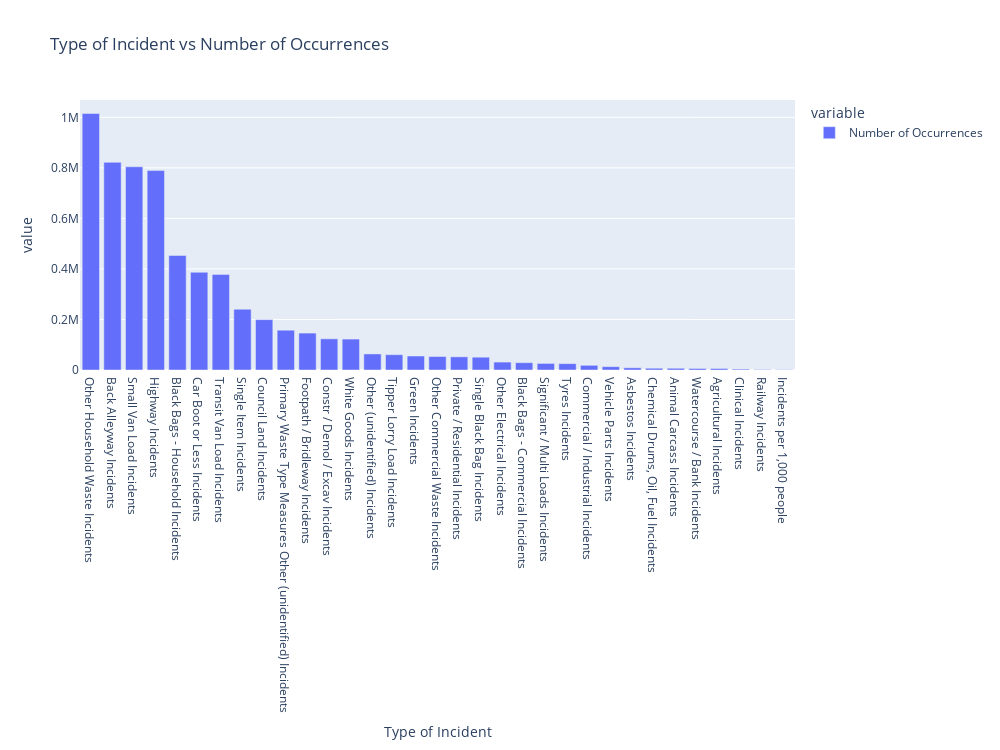

The code cell stored with this chart in its notebook:
### Markdown cell above
### Number of Incident Occurrences in the North West Region

- Household Waste Incidents are most prevalent in this region.

### Code cell
df_sum_nw_incidents_bar = generate_sum_incident_bar(get_incidents_for_region(df_incidents, region="North West"))
df_sum_nw_incidents_bar

### Figure 1 — Plotly figure (JSON) as saved in the notebook; plotly's stock layout.template omitted (floating-point values rounded to 4 significant figures)
{"data": [{"alignmentgroup": "True", "hovertemplate": "variable=Number of Occurrences<br>Type of Incident=%{x}<br>value=%{y}<extra></extra>", "legendgroup": "Number of Occurrences", "marker": {"color": "#636efa", "pattern": {"shape": ""}}, "name": "Number of Occurrences", "offsetgroup": "Number of Occurrences", "orientation": "v", "showlegend": true, "textposition": "auto", "type": "bar", "x": ["Other Household Waste Incidents", "Back Alleyway Incidents", "Small Van Load Incidents", "Highway Incidents", "Black Bags - Household Incidents", "Car Boot or Less Incidents", "Transit Van Load Incidents", "Single Item Incidents", "Council Land Incidents", "Primary Waste Type Measures Other (unidentified) Incidents", "Footpath / Bridleway Incidents", "Constr / Demol / Excav Incidents", "White Goods Incidents", "Other (unidentified) Incidents", "Tipper Lorry Load Incidents", "Green Incidents", "Other Commercial Waste Incidents", "Private / Residential Incidents", "Single Black Bag Incidents", "Other Electrical Incidents", "Black Bags - Commercial Incidents", "Significant / Multi Loads Incidents", "Tyres Incidents", "Commercial / Industrial Incidents", "Vehicle Parts Incidents", "Asbestos Incidents", "Chemical Drums, Oil, Fuel Incidents", "Animal Carcass Incidents", "Watercourse / Bank Incidents", "Agricultural Incidents", "Clinical Incidents", "Railway Incidents", "Incidents per 1,000 people"], "xaxis": "x", "y": [1015082, 821912, 804286, 789234, 452952, 386708, 378428, 240562, 199386, 157484, 146092, 123392, 122378, 63576, 60558, 55396, 53258, 52130, 50672, 31342, 28932, 26066, 25262, 18518, 13202, 8826, 6986, 6878, 6104, 6000, 3542, 1960, 1338.0], "yaxis": "y"}], "layout": {"barmode": "relative", "height": 750, "legend": {"title": {"text": "variable"}, "tracegroupgap": 0}, "title": {"text": "Type of Incident vs Number of Occurrences"}, "width": 1000, "xaxis": {"anchor": "y", "domain": [0, 1], "title": {"text": "Type of Incident"}}, "yaxis": {"anchor": "x", "domain": [0, 1], "title": {"text": "value"}}}}
